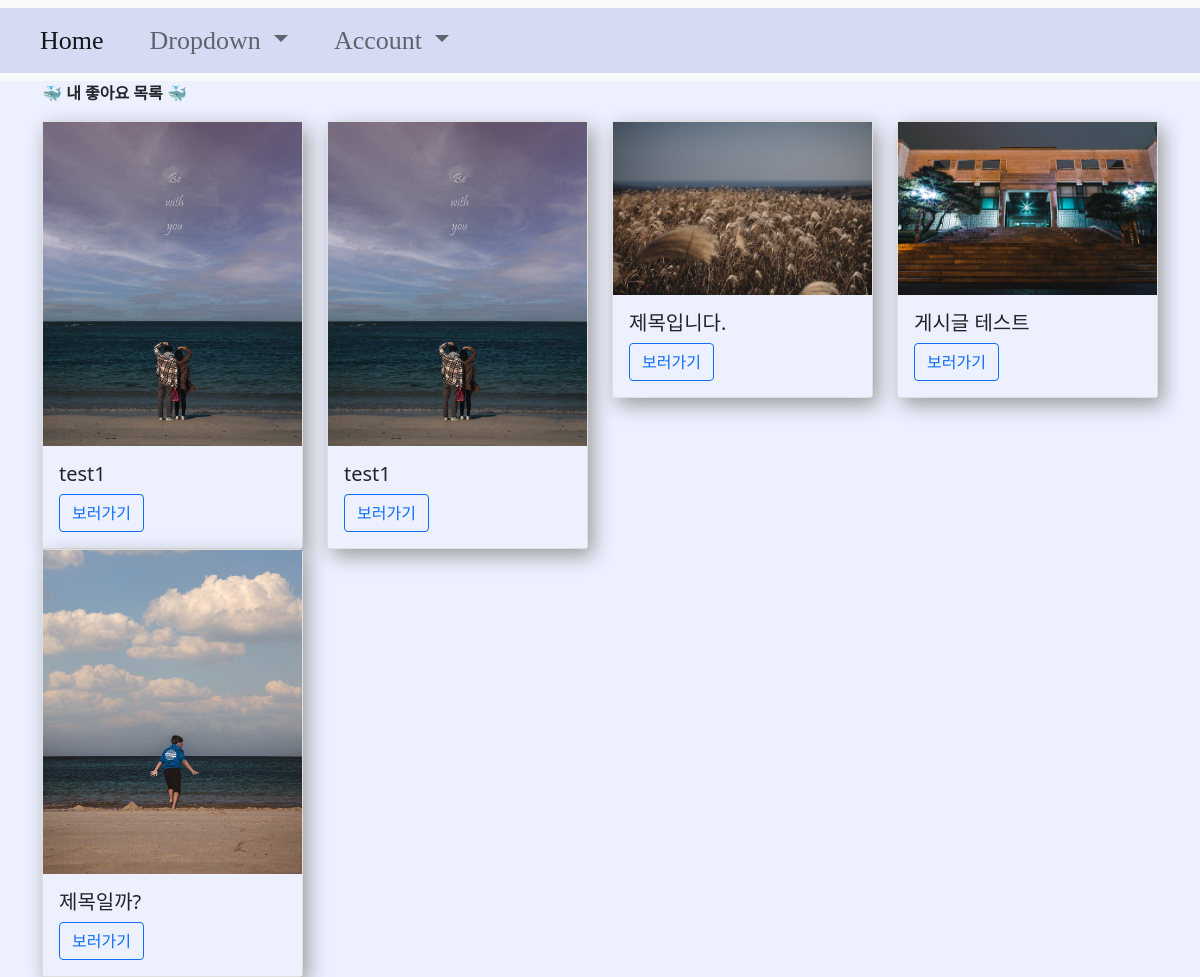
Screenshot of /my_like/1/ (signed in) with the database file from the repository.
### main/models.py (models this page shows, shortened)
class Like(models.Model):
    user = models.ForeignKey(User, on_delete=models.CASCADE)
    post = models.ForeignKey(Post, on_delete=models.CASCADE)
    created_at = models.DateTimeField(auto_now_add=True)
    class Meta:
        unique_together = (('user', 'post'))

class Post(models.Model):
    id = models.AutoField(primary_key=True)
    title = models.CharField(max_length=200)
    writer = models.ForeignKey(User, on_delete=models.CASCADE)
    pub_date = models.DateTimeField()
    body = models.TextField()
    image = models.ImageField(upload_to="post/", blank=True, null=True)
    like_user_set = models.ManyToManyField(
        User, blank=True, related_name="likes_user_set", through="Like")
    dislike_user_set = models.ManyToManyField(
        User, blank=True, related_name="dislikes_user_set", through="Dislike")

### main/views.py (the view)
# urls.py: path('my_like/<int:user_id>/', my_like, name="my_like"),
@login_required
def my_like(request, user_id):
    user = User.objects.get(id=user_id)
    like_list = Like.objects.filter(user=user)
    context = {
        'like_list': like_list,
    }
    return render(request, 'main/my_like.html', context)

### main/templates/main/my_like.html (shortened to what this page needs)
{% extends 'base.html' %}
{% load static %}
{% block content %}
    <div class="container">
        <p style="font-weight:bold;">🐳 내 좋아요 목록 🐳</p>
        <div class="row">
            {% for like in like_list %}
                <div class="col-md-3 col-6 item_list__card">
                    <div class="card">
                        {% if like.post.image %}
                            <a href="#">
                                <img src="{{ like.post.image.url }}" width="100%" height="100%" alt="...">
                            </a>
                            <div class="card-body">
                                <h5 class="card-title">{{ like.post.title }}</h5>
                                <a href="{% url 'main:detail' like.post.pk %}" class="btn btn-outline-primary">보러가기</a>
                            </div>
                        {% else %}
                            <div class="card-body">
                                <h5 class="card-title">{{ like.post.title }}</h5>
                                <a href="{% url 'main:detail' like.post.pk %}" class="btn btn-outline-primary">보러가기</a>
                            </div>
                        {% endif %}
                    </div>
                </div>
            {% endfor %}
        </div>
    </div>
{% endblock content %}

### basic/static/css/show.css (style rules this page uses)
:root { --body: #ECF0FF; }
* { background-color: var(--body); }

### main/templates/main/my_like.html (style rules this page uses)
.card { box-shadow: 5px 7px 20px 0px rgb(156, 156, 156); }

### rows the page displays
Like: post.image (picture), post "test1"
Like: post.image (picture), post "test1"
Like: post.image (picture), post "제목입니다."
Like: post.image (picture), post "게시글 테스트"
Like: post.image (picture), post "제목일까?"
